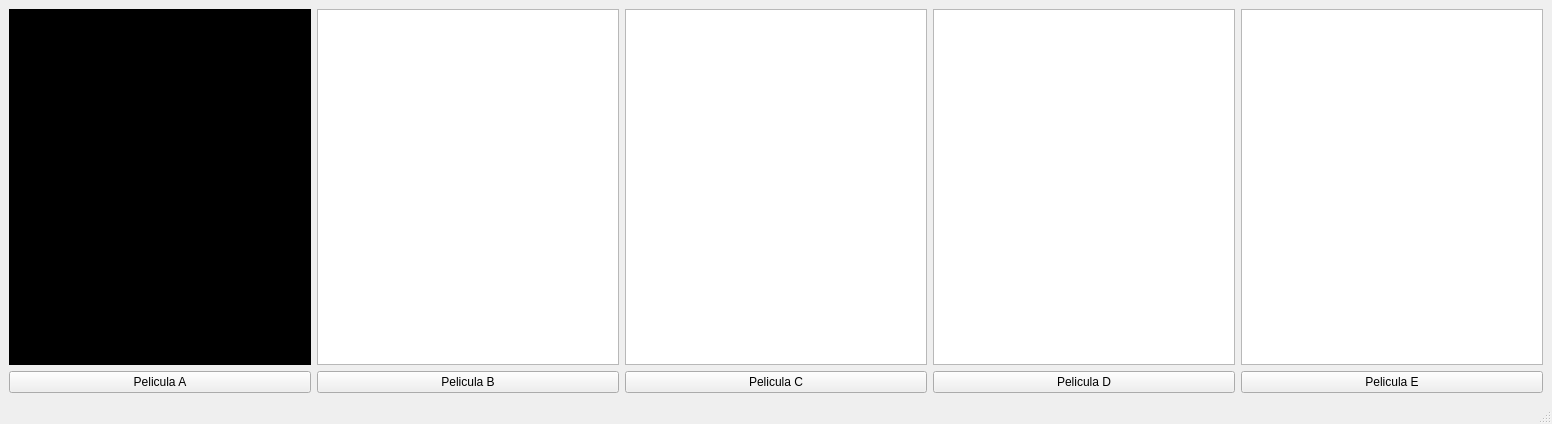
<?xml version="1.0" encoding="UTF-8"?>
<ui version="4.0">
 <class>Magicine</class>
 <widget class="QMainWindow" name="Magicine">
  <property name="geometry">
   <rect>
    <x>0</x>
    <y>0</y>
    <width>1552</width>
    <height>424</height>
   </rect>
  </property>
  <property name="windowTitle">
   <string>Magicine</string>
  </property>
  <property name="windowIcon">
   <iconset resource="Recursos.qrc">
    <normaloff>:/Recursos/Iconos/Icono_App.png</normaloff>:/Recursos/Iconos/Icono_App.png</iconset>
  </property>
  <widget class="QWidget" name="centralwidget">
   <layout class="QGridLayout" name="gridLayout">
    <item row="0" column="0">
     <widget class="QGraphicsView" name="graphicsView">
      <property name="styleSheet">
       <string notr="true">background-color: rgb(0, 0, 0);</string>
      </property>
     </widget>
    </item>
    <item row="0" column="1">
     <widget class="QGraphicsView" name="graphicsView_2"/>
    </item>
    <item row="0" column="2">
     <widget class="QGraphicsView" name="graphicsView_3"/>
    </item>
    <item row="0" column="3">
     <widget class="QGraphicsView" name="graphicsView_4"/>
    </item>
    <item row="0" column="4">
     <widget class="QGraphicsView" name="graphicsView_5"/>
    </item>
    <item row="1" column="0">
     <widget class="QPushButton" name="pushButton">
      <property name="text">
       <string>Pelicula A</string>
      </property>
     </widget>
    </item>
    <item row="1" column="1">
     <widget class="QPushButton" name="pushButton_2">
      <property name="text">
       <string>Pelicula B</string>
      </property>
     </widget>
    </item>
    <item row="1" column="2">
     <widget class="QPushButton" name="pushButton_3">
      <property name="text">
       <string>Pelicula C</string>
      </property>
     </widget>
    </item>
    <item row="1" column="3">
     <widget class="QPushButton" name="pushButton_4">
      <property name="text">
       <string>Pelicula D</string>
      </property>
     </widget>
    </item>
    <item row="1" column="4">
     <widget class="QPushButton" name="pushButton_5">
      <property name="text">
       <string>Pelicula E</string>
      </property>
     </widget>
    </item>
   </layout>
  </widget>
  <widget class="QMenuBar" name="menubar">
   <property name="geometry">
    <rect>
     <x>0</x>
     <y>0</y>
     <width>1552</width>
     <height>21</height>
    </rect>
   </property>
  </widget>
  <widget class="QStatusBar" name="statusbar"/>
 </widget>
 <resources>
  <include location="Recursos.qrc"/>
 </resources>
 <connections/>
</ui>
